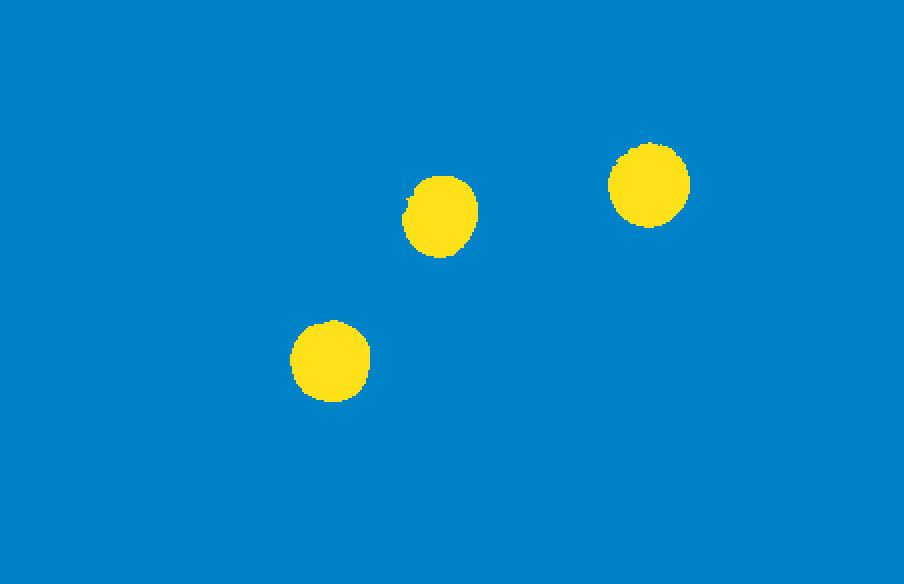
#> input picture my_processed_imgs/H 5 B 40x.png, 904 x 584 px, found by its file name
$ python final.py
#> lines starting #> are read from the running program, lines starting #| are printed output that depends on the picture; after the words box and inside, x2 and y2 are one past the last pixel; in counts of white or black regions, pixels touching at a corner belong together
import numpy as np
import cv2
import matplotlib.pyplot as plt

#******************************************************************************************#

#https://www.thepythoncode.com/article/contour-detection-opencv-python

"""# read the image
image = cv2.imread("./imgs/H 7 A 40x.tif")
image = image[:850,:] # [crop y, crop x]
# convert to RGB
image = cv2.cvtColor(image, cv2.COLOR_BGR2RGB)
# convert to grayscale
gray = cv2.cvtColor(image, cv2.COLOR_RGB2GRAY)
# create a binary thresholded image
_, binary = cv2.threshold(gray, (255 * 0.2), 255, cv2.THRESH_BINARY)
# show it
#plt.imshow(binary, cmap="gray")
#plt.show()

# find the contours from the thresholded image
contours, hierarchy = cv2.findContours(binary, cv2.RETR_TREE, cv2.CHAIN_APPROX_SIMPLE)
# draw all contours
image = cv2.drawContours(image, contours, -1, (0, 255, 0), 2)

print(len(contours))

# show the image with the drawn contours
plt.imshow(image)
plt.show()"""

def avg(lst):
    sum = 0
    for elem in lst:
        sum += elem
    return sum/len(lst)

def calcPointsWH(pts, theta=0):
    # Measuring width of points at given angle
    th = theta * np.pi /180
    e = np.array([[np.cos(th), np.sin(th)]]).T
    es = np.array([[np.cos(th), np.sin(th)],[np.sin(th), np.cos(th)]]).T
    dists = np.dot(pts,es)
    wh = dists.max(axis=0) - dists.min(axis=0)
    print("==> theta: {}\n{}".format(theta, wh))
    return wh

def get_HW_ratio(img_name):

#> called with img_name = 'iseg/H 5 B 40x.png'
    img = cv2.imread(img_name, 1) #cv2.IMREAD_GRAYSCALE)
#> img is the input picture: shape (584, 904, 3); mean B, G, R 194.9, 132.8, 7.4
    img = img[:850,:] # [crop y, crop x]
    img = cv2.cvtColor(img, cv2.COLOR_RGB2GRAY)
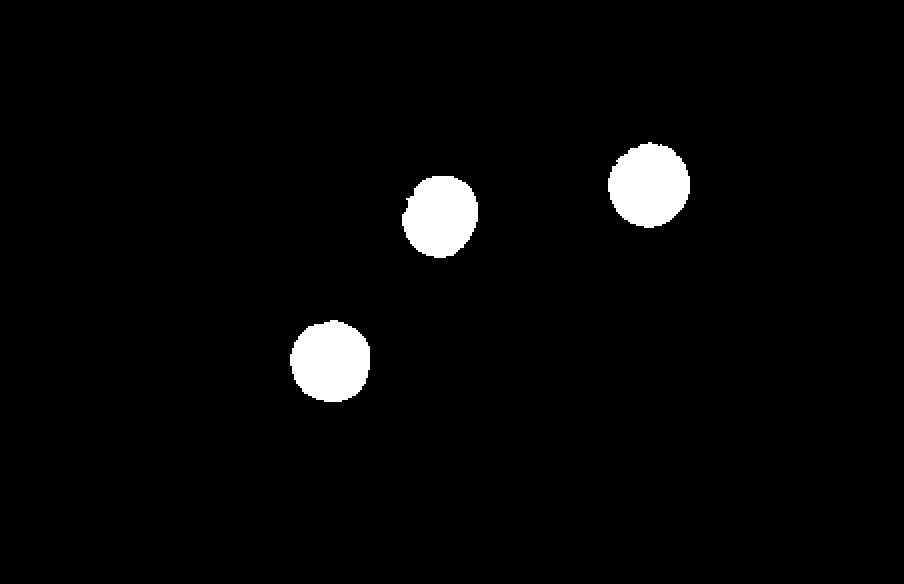
#> img: shape (584, 904); values 136 (black) and 169 (white), 2.9% white; 3 white regions, box (x1, y1, x2, y2) and area: (608, 142, 690, 228) 5328, (290, 320, 370, 402) 5156, (402, 176, 478, 258) 4816
    #print(img.shape)

    # Otsu's thresholding after Gaussian filtering
    blur = cv2.GaussianBlur(img,(5,5),0)
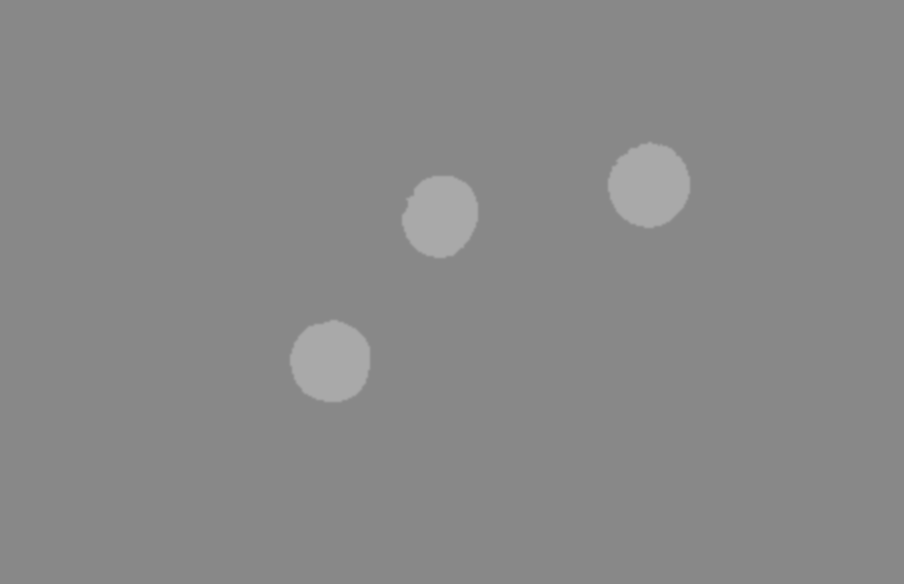
#> blur: shape (584, 904); min 136, max 169, mean 137
    ret1,th1 = cv2.threshold(blur,0,255,cv2.THRESH_BINARY+cv2.THRESH_OTSU)
#> th1: shape (584, 904); 2.9% white; 3 white regions
#> ret1 = 152

    ret2,th2 = cv2.threshold(blur,0,255,cv2.THRESH_BINARY+cv2.THRESH_OTSU)
#> ret2 = 152

    #find contours
    contours, hierarchy = cv2.findContours(th1,
        cv2.RETR_EXTERNAL, cv2.CHAIN_APPROX_NONE)
#> contours = 3 contours; box (x1, y1, x2, y2) and area: (608, 142, 690, 228) 5197, (290, 320, 370, 402) 5028, (402, 176, 478, 258) 4691
    cv2.drawContours(th2, contours, -1, (0, 0, 255), 3)
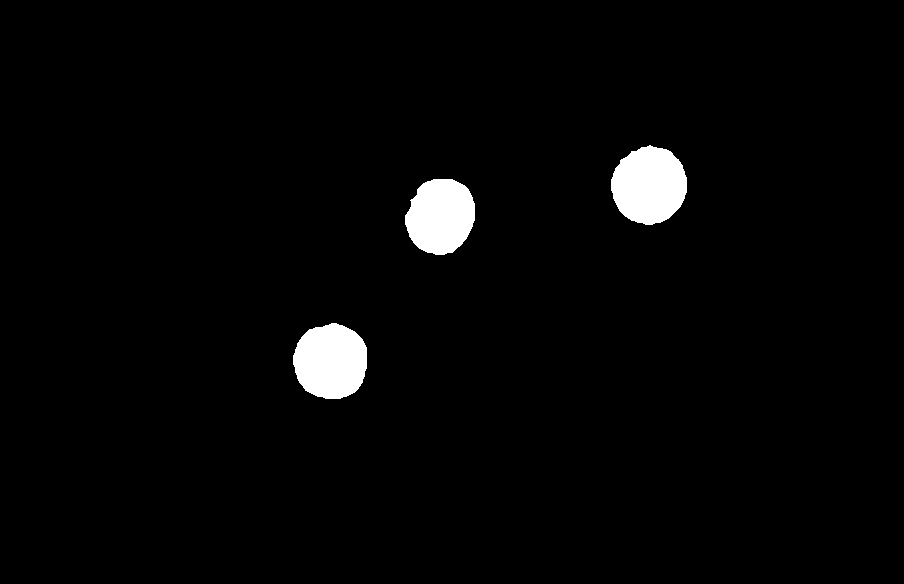
#> th2: shape (584, 904); 2.5% white; 3 white regions, box (x1, y1, x2, y2) and area: (611, 145, 687, 225) 4628, (293, 323, 367, 399) 4465, (405, 179, 475, 255) 4144


    #height to width ratio
    height_width_BOUNDING = []
    hwRatio = []
    for c in contours:
        x,y,w,h = cv2.boundingRect(c)
        #cv2.putText(th2, str(w), (x,y - 10), cv2.FONT_HERSHEY_SIMPLEX, 0.9, (255,255,255))
        cv2.rectangle(th2, (x, y), (x + w, y + h), (255,255,255), 1)
        height_width_BOUNDING.append(h/w)

        pts = np.array(c)
        bestWidth = -10000000
        bestHeight = 0
        calcPointsWH(pts, theta=0)
        for theta in range(0, 91):
            wh = calcPointsWH(c, theta)
            if wh[0,0] > bestWidth:
                bestWidth = wh[0, 0]
                bestHeight = wh[0, 1]
        hwRatio.append(1- (bestHeight/bestWidth))
#> this loop made 3 passes
#> (x, y, w, h) on pass 1: (290, 320, 80, 82)
#> (x, y, w, h) on pass 2: (402, 176, 76, 82)
#> (printed output is left out)
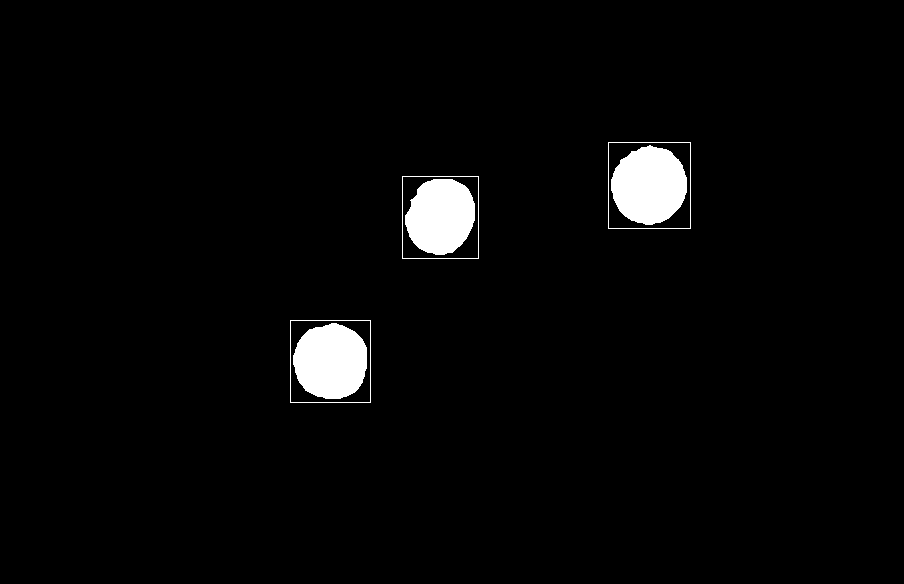
#> th2: shape (584, 904); 2.7% white; 6 white regions, box (x1, y1, x2, y2) and area: (611, 145, 687, 225) 4628, (293, 323, 367, 399) 4465, (405, 179, 475, 255) 4144, (608, 142, 691, 229) 336, (290, 320, 371, 403) 324, (402, 176, 479, 259) 316

    cv2.imshow('image', th2)
    cv2.waitKey()
    return hwRatio, len(hwRatio)


img_name = "iseg/H 5 B 40x.png"
print(get_HW_ratio(img_name))

$ run again, with my_processed_imgs/H 1 B 40x.png copied over my_processed_imgs/H 5 B 40x.png
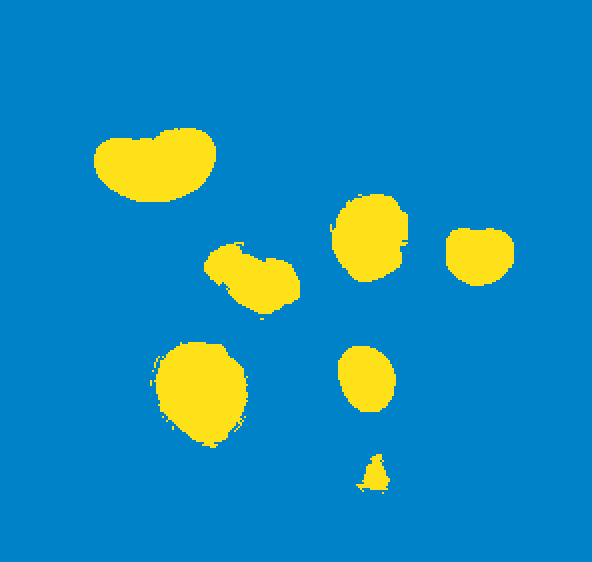
#> input picture my_processed_imgs/H 1 B 40x.png, 592 x 562 px, found by its file name
#> in get_HW_ratio, img is the input picture: shape (562, 592, 3); mean B, G, R 183.9, 138.8, 23.5
#> img: shape (562, 592); values 136 (black) and 169 (white), 9.2% white; 15 white regions (7 under 20 px), largest, box (x1, y1, x2, y2) and area: (154, 342, 248, 448) 7220, (94, 128, 216, 202) 6928, (330, 194, 408, 282) 5224
#> th1: shape (562, 592); 9.2% white; 11 white regions (4 under 20 px)
#> ret1 = 152
#> contours = 11 contours, 4 with area under 20; largest, box (x1, y1, x2, y2) and area: (155, 342, 248, 448) 7043, (94, 128, 216, 202) 6768, (330, 194, 408, 282) 5080, (204, 242, 300, 314) 4118, (446, 228, 514, 286) 3173, (338, 346, 396, 412) 2920, (357, 454, 390, 490) 626
#> in get_HW_ratio, `cv2.drawContours(th2, contours, -1, (0, 0, 255), 3)`:
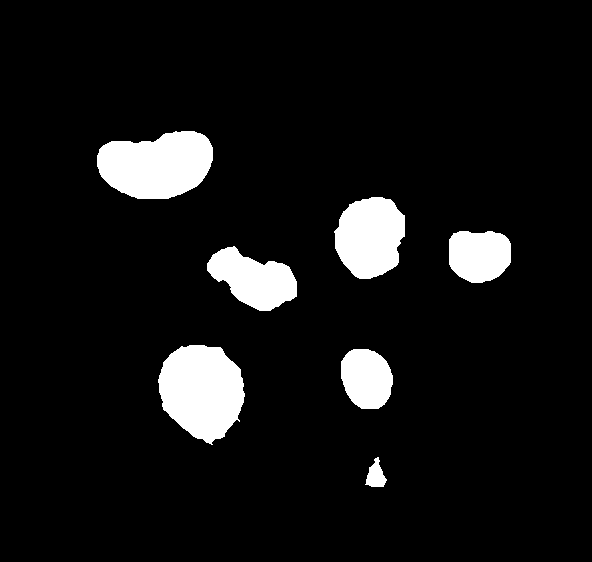
#> th2: shape (562, 592); 7.8% white; 7 white regions, largest, box (x1, y1, x2, y2) and area: (158, 345, 245, 445) 6338, (97, 131, 213, 199) 6048, (334, 197, 405, 279) 4476
#> the loop in get_HW_ratio, `for c in contours:` made 11 passes
#> (x, y, w, h) on pass 1: (357, 454, 33, 36)
#> (printed output is left out)
#> after the loop in get_HW_ratio, `for c in contours:`:
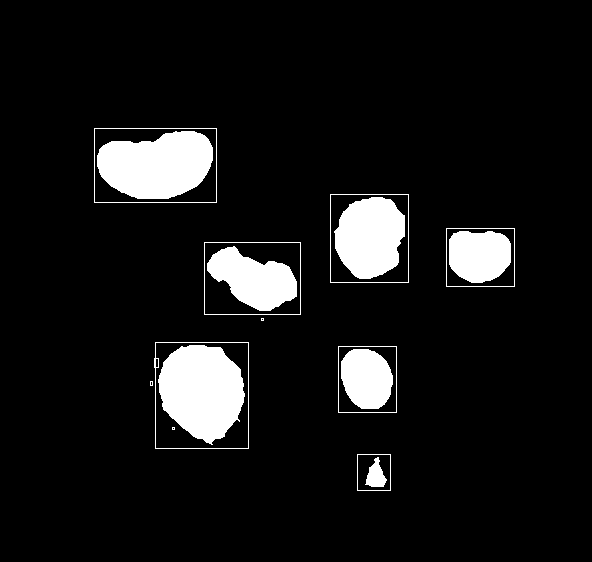
#> th2: shape (562, 592); 8.5% white; 17 white regions (3 under 20 px), largest, box (x1, y1, x2, y2) and area: (158, 345, 245, 445) 6338, (97, 131, 213, 199) 6048, (334, 197, 405, 279) 4476

$ run again, with my_processed_imgs/H 2 B 40x.png copied over my_processed_imgs/H 5 B 40x.png
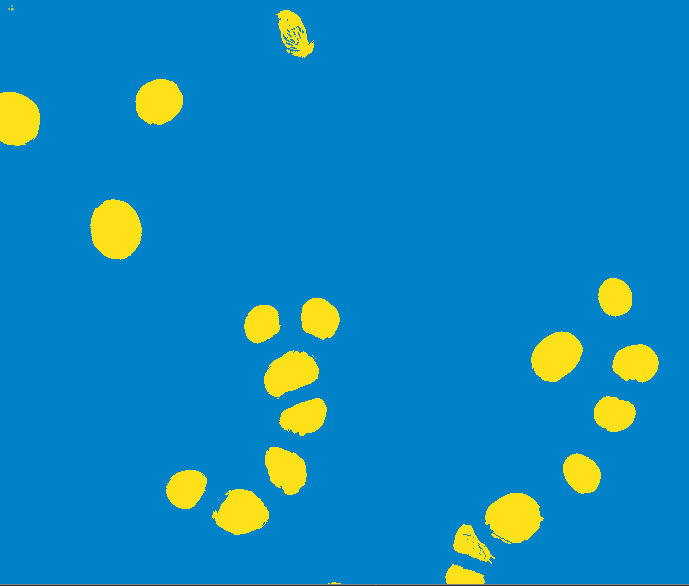
#> input picture my_processed_imgs/H 2 B 40x.png, 1378 x 1172 px, found by its file name (shown at 1/2 size)
#> in get_HW_ratio, img is the input picture: shape (1172, 1378, 3); mean B, G, R 188, 136.2, 17.2
#> th1: shape (850, 1378); 5.9% white; 17 white regions (4 under 20 px)
#> ret1 = 152
#> contours = 17 contours, 4 with area under 20; largest, box (x1, y1, x2, y2) and area: (180, 398, 284, 519) 9512, (1062, 663, 1166, 764) 7388, (0, 184, 80, 292) 7178, (528, 701, 638, 794) 6834, (271, 158, 366, 250) 6658
#> in get_HW_ratio, `cv2.drawContours(th2, contours, -1, (0, 0, 255), 3)`:
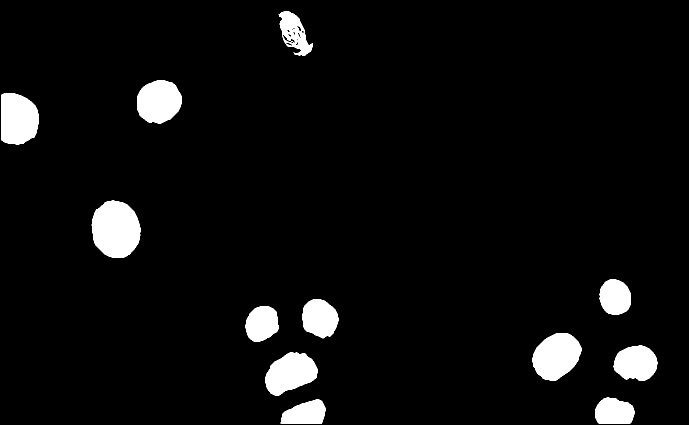
#> th2: shape (850, 1378) (shown at 1/2 size); 5.1% white; 12 white regions, largest, box (x1, y1, x2, y2) and area: (183, 401, 281, 516) 8729, (1065, 666, 1163, 761) 6711, (3, 187, 77, 289) 6433
#> the loop in get_HW_ratio, `for c in contours:` made 17 passes
#> c on passes 15, 17: [[17, 17], [17, 18], [18, 18], [18, 17]], [[23, 11], [23, 12], [24, 12], [24, 11]]
#> (printed output is left out)
#> after the loop in get_HW_ratio, `for c in contours:`:
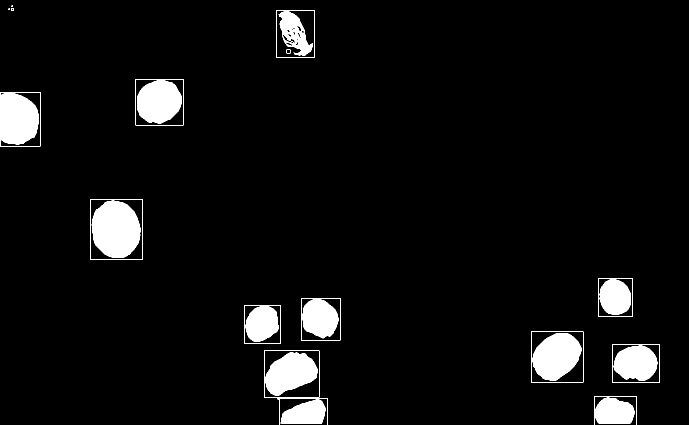
#> th2: shape (850, 1378) (shown at 1/2 size); 5.4% white; 28 white regions (2 under 20 px), largest, box (x1, y1, x2, y2) and area: (183, 401, 281, 516) 8729, (1065, 666, 1163, 761) 6711, (3, 187, 77, 289) 6433

$ run again, with my_processed_imgs/H 3 B 40x.png copied over my_processed_imgs/H 5 B 40x.png
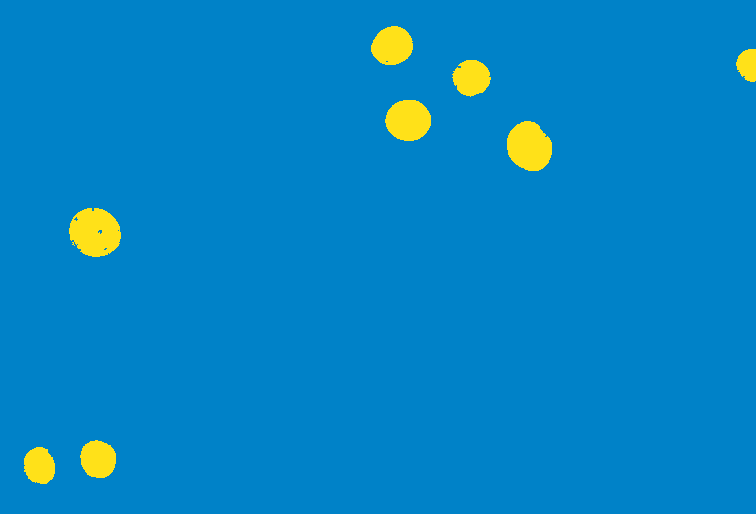
#> input picture my_processed_imgs/H 3 B 40x.png, 1512 x 1028 px, found by its file name (shown at 1/2 size)
#> in get_HW_ratio, img is the input picture: shape (1028, 1512, 3); mean B, G, R 195.5, 132.4, 6.5
#> th1: shape (850, 1512); 2.5% white; 6 white regions
#> ret1 = 152
#> contours = 6 contours; box (x1, y1, x2, y2) and area: (138, 416, 242, 514) 7684, (1014, 242, 1104, 342) 6755, (770, 200, 862, 282) 5800, (742, 52, 826, 130) 4910, (905, 120, 982, 193) 4090, (1472, 98, 1512, 164) 1980
#> in get_HW_ratio, `cv2.drawContours(th2, contours, -1, (0, 0, 255), 3)`:
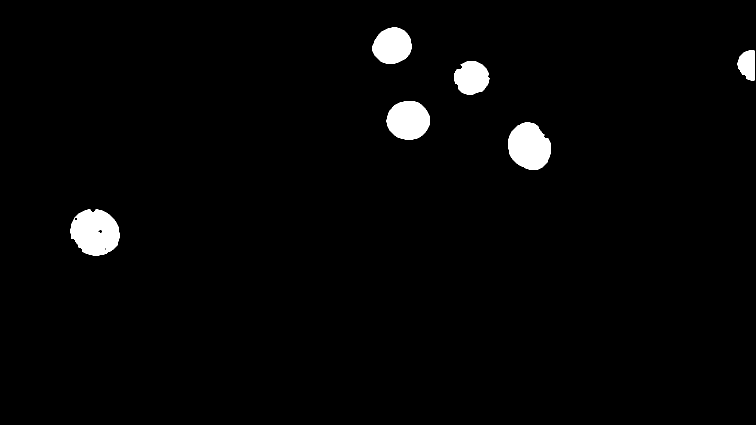
#> th2: shape (850, 1512) (shown at 1/2 size); 2.2% white; 6 white regions, box (x1, y1, x2, y2) and area: (141, 419, 239, 511) 6874, (1017, 245, 1101, 339) 6094, (773, 203, 859, 279) 5202, (745, 55, 823, 127) 4359, (908, 123, 979, 190) 3556, (1475, 101, 1509, 161) 1571
#> the loop in get_HW_ratio, `for c in contours:` made 6 passes
#> (x, y, w, h) on pass 1: (138, 416, 104, 98)
#> (printed output is left out)
#> after the loop in get_HW_ratio, `for c in contours:`:
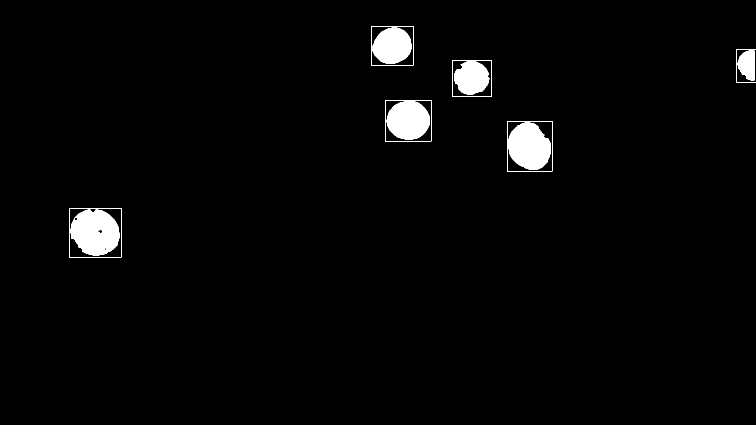
#> th2: shape (850, 1512) (shown at 1/2 size); 2.3% white; 12 white regions, largest, box (x1, y1, x2, y2) and area: (141, 419, 239, 511) 6874, (1017, 245, 1101, 339) 6094, (773, 203, 859, 279) 5202
